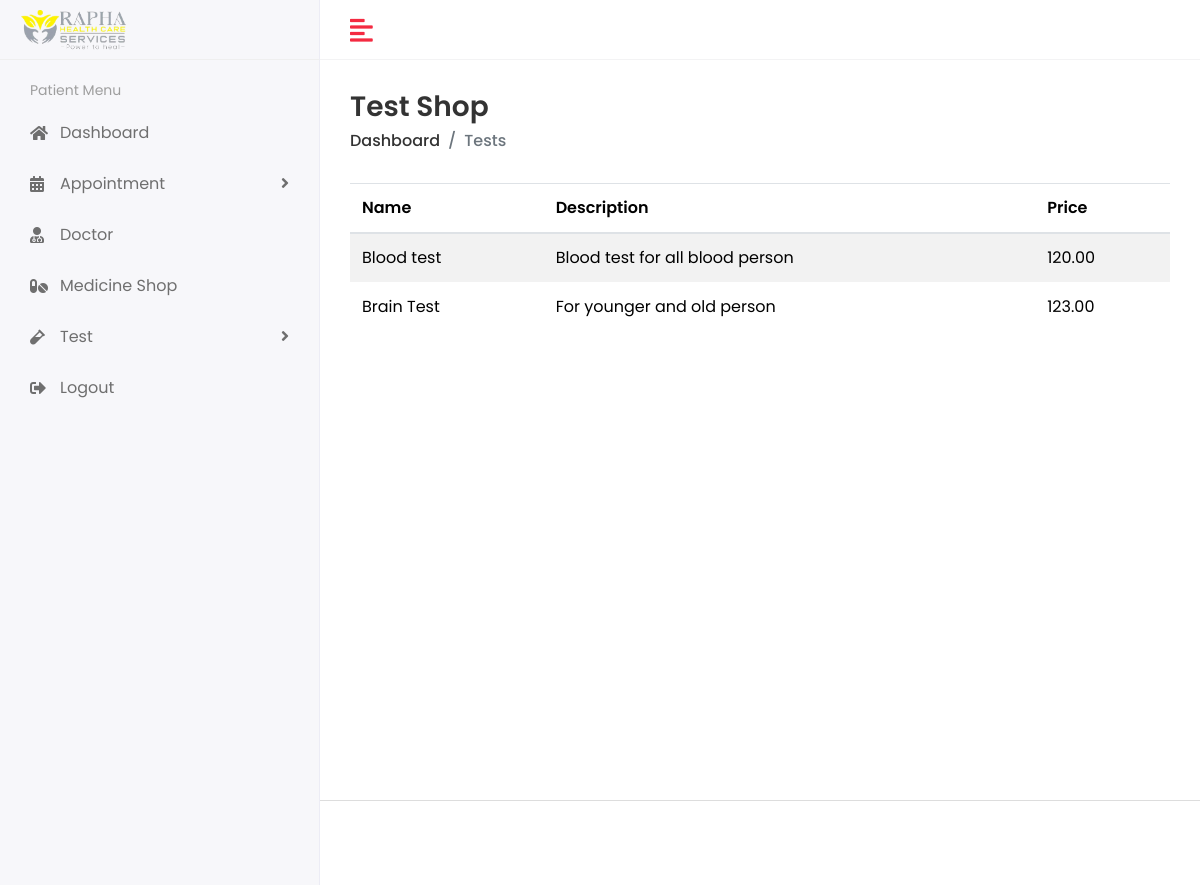
The page /patient/test/view (signed in) on the database its author committed.
### app/models.py (models this page shows, shortened)
class Test(models.Model):
    name = models.CharField(max_length=255)
    description = models.TextField()
    price = models.DecimalField(max_digits=10, decimal_places=2)

### rapha2/PATIENT_views.py (the view)
# urls.py: path('patient/test/view', PATIENT_views.test_view, name='test_view'),
@login_required
def test_view(request):
    tests = Test.objects.all()
    return render(request, 'patient/test_view.html', {'tests': tests})

### templates/patient/test_view.html (shortened to what this page needs)
{% extends "base.html" %}
{% load static %}
{% block content %}
{% include "include/patient/sidebar.html" %}
<div class="page-wrapper">
    <div class="content container-fluid">
        <div class="page-header">
            <div class="row align-items-center">
                <div class="col">
                    <h3 class="page-title">Test Shop</h3>
                    <ul class="breadcrumb">
                        <li class="breadcrumb-item"><a href="{% url 'patient_dashboard' %}">Dashboard</a></li>
                        <li class="breadcrumb-item active">Tests</li>
                    </ul>
                </div>
            </div>
        </div>
        <div class="row">
            <div class="col-md-12">
                <div class="table-responsive">
                    <table class="table table-striped">
                        <thead>
                            <tr>
                                <th>Name</th>
                                <th>Description</th>
                                <th>Price</th>
                            </tr>
                        </thead>
                        <tbody>
                            {% for test in tests %}
                                <tr>
                                    <td>{{ test.name }}</td>
                                    <td>{{ test.description }}</td>
                                    <td>{{ test.price }}</td>
                                </tr>
                            {% endfor %}
                        </tbody>
                    </table>
                </div>
            </div>
        </div>
    </div>
</div>
{% endblock content %}

### static/assets/css/style.css (style rules this page uses)
html { height: 100%; }
body { background-color: #fff; color: #333; font-family: 'Poppins', sans-serif; font-size: 1rem; height: 100%; line-height: 1.5; overflow-x: hidden; }
h1, h2, h3, h4, h5, h6 { font-family: 'Poppins', sans-serif; margin-top: 0; }
a { text-decoration: none; }
a { color: #009ce7; }
input, button, a { transition: all 0.4s ease; -moz-transition: all 0.4s ease; -o-transition: all 0.4s ease; -ms-transition: all 0.4s ease; -webkit-transition: all 0.4s ease; }
ul, ol { padding: 0px; list-style: none; }
.table { color: #333; max-width: 100%; margin-bottom: 0; width: 100%; }
.table-striped > tbody > tr:nth-of-type(2n+1) { background-color: #f8f9fa; }
.table thead tr th { font-weight: 600; }
.table tbody tr { border-bottom: 1px solid rgba(0, 0, 0, 0.05); }
.table-striped thead tr { border-color: transparent; }
.table-striped tbody tr { border-color: transparent; }
.table-striped tbody tr:nth-of-type(even) { background-color: rgba(255, 255, 255, 0.3); }
.table-striped tbody tr:nth-of-type(odd) { background-color: rgba(235, 235, 235, 0.4); }
.page-wrapper { margin-left: 320px; padding-top: 60px; position: relative; transition: all 0.4s ease; }
.page-wrapper > .content { padding: 1.875rem 1.875rem 0; }
.page-header { margin-bottom: 1.875rem; }
.page-header .breadcrumb { background-color: transparent; color: #6c757d; font-size: 1rem; font-weight: 500; margin-bottom: 0; padding: 0; }
.page-header .breadcrumb a { color: #333; }
.page-title { font-size: 28px; font-weight: 600; color: #333; margin-bottom: 5px; }

### rows shown on the page
Test: name "Blood test", description "Blood test for all blood person", price "120.00"
Test: name "Brain Test", description "For younger and old person", price "123.00"
